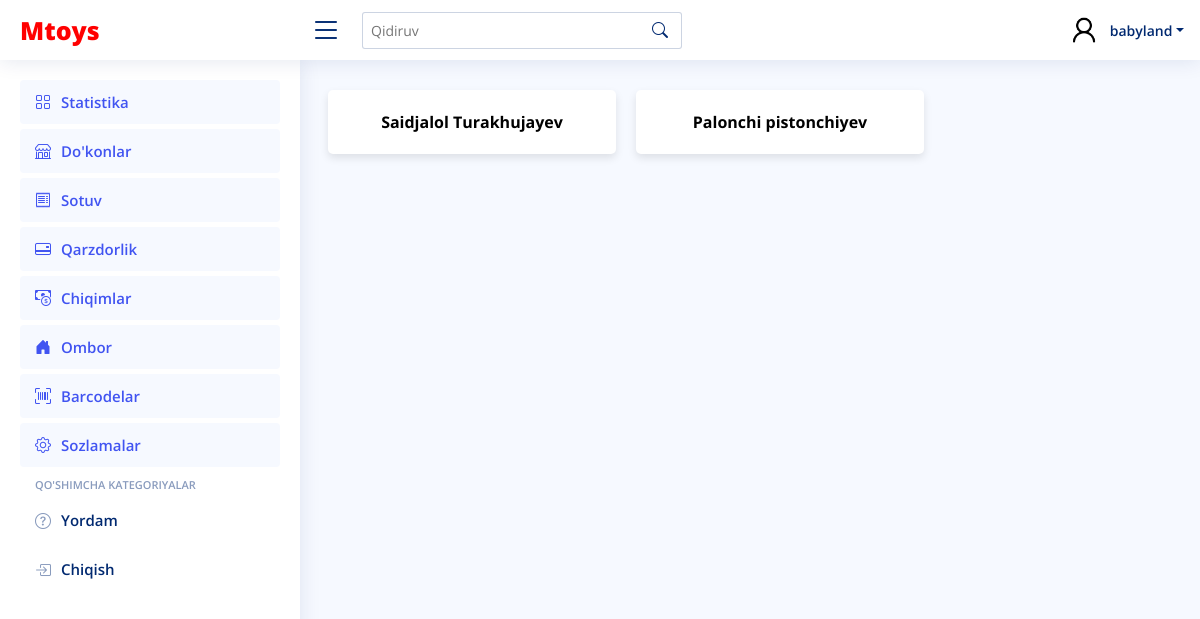
The page /regions/9/shops/ (signed in) on the database its author committed.
### main_app/models.py (models this page shows, shortened)
class Shop(models.Model):
    name = models.CharField(max_length=250)
    last_name = models.CharField(max_length=250)
    region = models.ForeignKey(Regions, on_delete=models.CASCADE, related_name="shops")

### main_app/views.py (the view)
# urls.py: path("regions/<int:pk>/shops/", RegionDetailView.as_view(), name="region_detail"),
@method_decorator(login_required, name='dispatch')
class RegionDetailView(DetailView):
    template_name = "markets/shops.html"
    model = Regions
    context_object_name = 'region'

### templates/markets/shops.html (shortened to what this page needs)
{% extends 'wrapper.html' %}
{% block content %}
<div class="row">
  {% if region.shops.all %}
    {% for i in region.shops.all %}
    <div class="card" style="width: 18rem;">
        <a href="{% url 'main_app:shop_detail' i.id %}">
          <div class="card-body">
            {{ i.name }} {{ i.last_name }}
          </div>
        </a>
      </div>
    {% endfor %}
  {% endif %}
</div>
{% endblock content %}

### templates/wrapper.html (shortened to what this page needs)
<!DOCTYPE html>
{% load static %}
<html lang="en">
<head>
  <link href="{% static 'assets/vendor/bootstrap/css/bootstrap.min.css' %}" rel="stylesheet">
  <link href="{% static 'assets/vendor/bootstrap-icons/bootstrap-icons.css' %}" rel="stylesheet">
  <link href="{% static 'assets/vendor/boxicons/css/boxicons.min.css' %}" rel="stylesheet">
  <link href="{% static 'assets/vendor/quill/quill.snow.css' %}" rel="stylesheet">
  <link href="{% static 'assets/vendor/quill/quill.bubble.css' %}" rel="stylesheet">
  <link href="{% static 'assets/vendor/remixicon/remixicon.css' %}" rel="stylesheet">
  <link href="{% static 'assets/vendor/simple-datatables/style.css' %}" rel="stylesheet">
  <link href="{% static 'assets/css/style.css' %}" rel="stylesheet">
</head>
<body>
  <header id="header" class="header fixed-top d-flex align-items-center">
    <div class="d-flex align-items-center justify-content-between">
      <a href="{% url 'main_app:main' %}" class="logo d-flex align-items-center">
        Mtoys
      </a>
      <i class="bi bi-list toggle-sidebar-btn"></i>
    </div>
    <div class="search-bar">
      <form class="search-form d-flex align-items-center" method="GET">
        <input type="text" name="query" placeholder="Qidiruv" title="Enter search keyword">
        <button type="submit" title="Search" name="search"><i class="bi bi-search"></i></button>
      </form>
    </div>
    <nav class="header-nav ms-auto">
      <ul class="d-flex align-items-center">
        <li class="nav-item dropdown pe-3">
          <a class="nav-link nav-profile d-flex align-items-center pe-0" href="#" data-bs-toggle="dropdown">
            <img src="{% static 'assets/img/Sample_User_Icon (1).png' %}" alt="Profile" class="rounded-circle">
            <span class="d-none d-md-block dropdown-toggle ps-2">{{ request.user.username }}</span>
          </a>
        </li>
      </ul>
    </nav>
  </header>
  <aside id="sidebar" class="sidebar">
    <ul class="sidebar-nav" id="sidebar-nav">
      <li class="nav-item">
        <a class="nav-link " href="{% url 'main_app:main'%}">
          <i class="bi bi-grid"></i>
          <span>Statistika</span>
        </a>
      </li>
      <li class="nav-item">
        <a class="nav-link " href="{% url 'main_app:provinces'%}">
          <i class="bi bi-shop"></i>
          <span>Do'konlar</span>
        </a>
      </li>
      <li class="nav-item">
        <a class="nav-link " href="{% url 'main_app:sale'%}">
          <i class="bi bi-receipt"></i>
          <span>Sotuv</span>
        </a>
      </li>
      <li class="nav-item">
        <a class="nav-link " href="{% url 'main_app:debt'%}">
          <i class="bi bi-credit-card-2-back"></i>
          <span>Qarzdorlik</span>
        </a>
      </li>
      <li class="nav-item">
        <a class="nav-link " href="{% url 'expance_app:expance'%}">
          <i class="bi bi-cash-coin"></i>
          <span>Chiqimlar</span>
        </a>
      </li>
      <li class="nav-item">
        <a class="nav-link " href="{% url 'main_app:storage'%}">
          <i class="bi bi-house-door-fill"></i>
          <span>Ombor</span>
        </a>
      </li>
      <li class="nav-item">
        <a class="nav-link " href="{% url 'main_app:barcode'%}">
          <i class="bi bi-upc-scan"></i>
          <span>Barcodelar</span>
        </a>
      </li>
      <li class="nav-item">
        <a class="nav-link " href="{% url 'main_app:settings_app'%}">
          <i class="bi bi-gear"></i>
          <span>Sozlamalar</span>
        </a>
      </li>
      <li class="nav-heading">Qo'shimcha Kategoriyalar</li>
      <li class="nav-item">
        <a class="nav-link collapsed"  href="http://t.me/Saidjalol10">
          <i class="bi bi-question-circle"></i>
          <span>Yordam</span>
        </a>
      </li>
      <ul class="nav">
        <li class="nav-item">
          <a id="logout-link" class="nav-link collapsed" href="#">
            <i class="bi bi-box-arrow-in-right"></i>
            <span>Chiqish</span>
          </a>
        </li>
      </ul>
    </ul>
  </aside>
  <main id="main" class="main">
        {% block content %} {% endblock content %}
  </main>
</body>
</html>

### staticfiles/assets/css/style.css (style rules this page uses)
:root { scroll-behavior: smooth; }
body { font-family: "Open Sans", sans-serif; background: #f6f9ff; color: #444444; }
a { color: #4154f1; text-decoration: none; }
#main { margin-top: 60px; padding: 20px 30px; transition: all 0.3s; }
.card { margin-bottom: 30px; border: none; border-radius: 5px; box-shadow: 0px 0 30px rgba(1, 41, 112, 0.1); }
.card-body { padding: 0 20px 20px 20px; }
.logo { line-height: 1; }
@media (min-width: 1200px) { .logo { width: 280px; } }
.header { transition: all 0.5s; z-index: 997; height: 60px; box-shadow: 0px 2px 20px rgba(1, 41, 112, 0.1); background-color: #fff; padding-left: 20px; }
.header .toggle-sidebar-btn { font-size: 32px; padding-left: 10px; cursor: pointer; color: #012970; }
.header .search-bar { min-width: 360px; padding: 0 20px; }
.header .search-form { width: 100%; }
.header .search-form input { border: 0; font-size: 14px; color: #012970; border: 1px solid rgba(1, 41, 112, 0.2); padding: 7px 38px 7px 8px; border-radius: 3px; transition: 0.3s; width: 100%; }
.header .search-form button { border: 0; padding: 0; margin-left: -30px; background: none; }
.header .search-form button i { color: #012970; }
.header-nav ul { list-style: none; }
.header-nav>ul { margin: 0; padding: 0; }
.header-nav .nav-profile { color: #012970; }
.header-nav .nav-profile img { max-height: 36px; }
.header-nav .nav-profile span { font-size: 14px; font-weight: 600; }
.sidebar { position: fixed; top: 60px; left: 0; bottom: 0; width: 300px; z-index: 996; transition: all 0.3s; padding: 20px; overflow-y: auto; scrollbar-width: thin; scrollbar-color: #aab7cf transparent; box-shadow: 0px 0px 20px rgba(1, 41, 112, 0.1); background-color: #fff; }
@media (min-width: 1200px) { #main, #footer { margin-left: 300px; } }
.sidebar-nav { padding: 0; margin: 0; list-style: none; }
.sidebar-nav li { padding: 0; margin: 0; list-style: none; }
.sidebar-nav .nav-item { margin-bottom: 5px; }
.sidebar-nav .nav-heading { font-size: 11px; text-transform: uppercase; color: #899bbd; font-weight: 600; margin: 10px 0 5px 15px; }
.sidebar-nav .nav-link { display: flex; align-items: center; font-size: 15px; font-weight: 600; color: #4154f1; transition: 0.3; background: #f6f9ff; padding: 10px 15px; border-radius: 4px; }
.sidebar-nav .nav-link i { font-size: 16px; margin-right: 10px; color: #4154f1; }
.sidebar-nav .nav-link.collapsed { color: #012970; background: #fff; }
.sidebar-nav .nav-link.collapsed i { color: #899bbd; }

### templates/wrapper.html (style rules this page uses)
.logo { color: red; font-weight: 900; font-size: 25px; }

### templates/markets/shops.html (style rules this page uses)
.card { margin: 10px; cursor: pointer; transition: all 0.3s ease-in-out; box-shadow: 0 4px 8px rgba(0, 0, 0, 0.1); }
.card .card-body { display: flex; padding-top: 20px; justify-content: center; align-items: center; color: black; font-weight: 700; }

### rows shown on the page
Shop: name "Saidjalol", last_name "Turakhujayev"
Shop: name "Palonchi", last_name "pistonchiyev"

### other values the page prints
{{ request.user.username }} "babyland"
